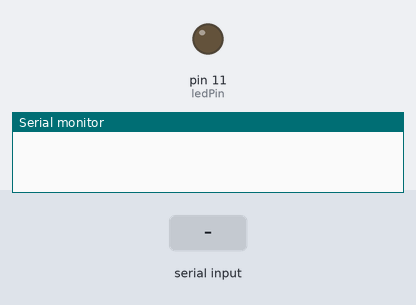
A sketch run on a simulated Arduino Uno, built with avr-gcc and run on an emulated ATmega328P. Shown: output pins drawn as LEDs (lit = HIGH), the last lines printed to the serial monitor. The test bench sets the inputs (shaded band).

Above: at 1.2 s.
1.3 s: "90,45\n" received over Serial
At 2.1 s:
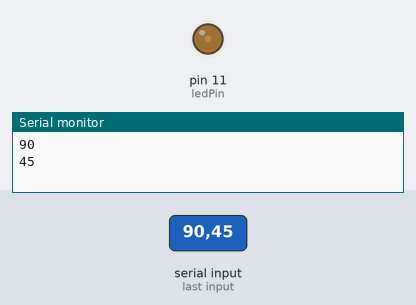
3.8 s: "30,150\n" received over Serial
At 4.5 s:
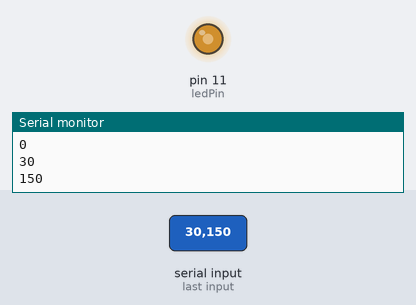
6.3 s: "200\n" received over Serial
At 7.1 s:
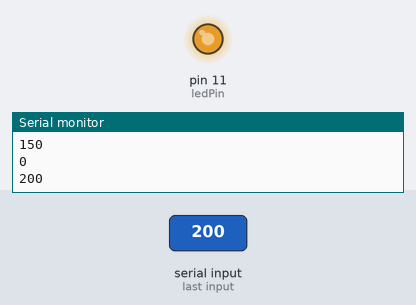
Timing chart, 0 to 9.3 s (numbered marks = the images above; inputs shaded):
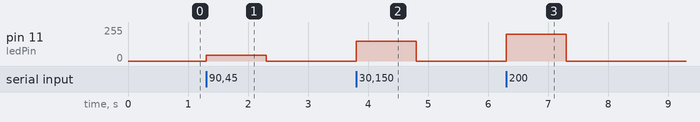

Measured:
- after the input at 1.3 s, pin 11 (ledPin): 0/255 → 45/255 at once, → 0/255 1.0 s later
- after the input at 3.8 s, pin 11 (ledPin): 0/255 → 150/255 at once, → 0/255 1.0 s later
- after the input at 6.3 s, pin 11 (ledPin): 0/255 → 200/255 at once, → 0/255 1.0 s later

The sketch:

10_3.ino
```cpp
const int ledPin = 11;

void setup(){
    Serial.begin(9600);
    pinMode(ledPin, OUTPUT);
}

void loop(){
    int val;

    if(Serial.available()){
        val = Serial.parseInt();
        Serial.println(val);

        if(val > 255){
            val = 255;
        }else if (val < 0){
            val = 0;
        }

        analogWrite(ledPin, val);
    }
}
```
